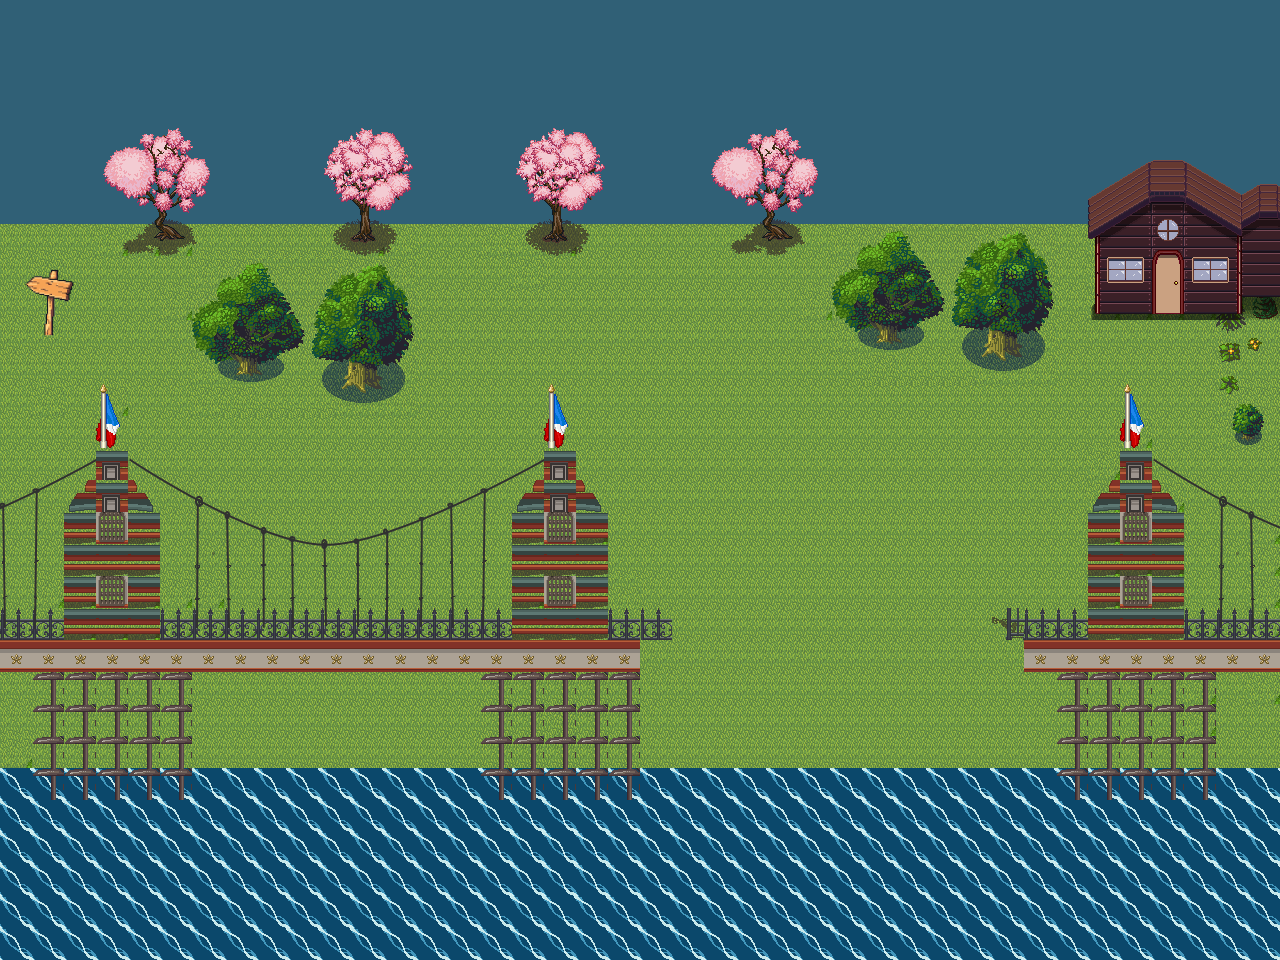

This is a level from a 2D game, rendered from its Tiled map with the project's own tilesets. A one-line summary and the map file follow, with tile-layer data summarised:
An orthogonal 40x30 tile map with 32x32 px tiles, 7 tile layers (Grass, sea, Pink Trees, Sign, ...), 2 hidden layers not drawn, 10 tilesets.

<map version="1.10" tiledversion="1.11.2" orientation="orthogonal" renderorder="right-down" width="40" height="30" tilewidth="32" tileheight="32" infinite="0" nextlayerid="17" nextobjectid="1">
 <tileset firstgid="1" source="Ocean_SpriteSheet.tsx" />
 <tileset firstgid="17" source="House.tsx" />
 <tileset firstgid="47" source="grass.tsx" />
 <tileset firstgid="117" source="PathAndObjects.tsx" />
 <tileset firstgid="373" source="trees-and-bushes.tsx" />
 <tileset firstgid="418" source="signposts.tsx" />
 <tileset firstgid="427" source="palace.tsx" />
 <tileset firstgid="683" source="build_atlas.tsx" />
 <tileset firstgid="1707" source="obj_misk_atlas.tsx" />
 <tileset firstgid="2731" source="chains1.tsx" />
 <layer id="3" name="Grass" width="40" height="30">
  <properties>
   <property name="portal2" value="" />
  </properties>
  <data>[1200 cells, 1200 non-empty, 46 distinct tile ids]</data>
 </layer>
 <layer id="1" name="sea" width="40" height="30">
  <data>[1200 cells, 240 non-empty, 1 distinct tile ids]</data>
 </layer>
 <layer id="13" name="Pink Trees" width="40" height="30">
  <data>[1200 cells, 56 non-empty, 28 distinct tile ids]</data>
 </layer>
 <layer id="7" name="Sign" width="40" height="30">
  <properties>
   <property name="portal" value="" />
  </properties>
  <data>[1200 cells, 9 non-empty, 9 distinct tile ids]</data>
 </layer>
 <layer id="12" name="pier-repaired" width="40" height="30" visible="0">
  <data>[1200 cells, 101 non-empty, 68 distinct tile ids]</data>
 </layer>
 <layer id="16" name="pier" width="40" height="30">
  <data>[1200 cells, 163 non-empty, 12 distinct tile ids]</data>
 </layer>
 <layer id="14" name="Chain" width="40" height="30">
  <data>[1200 cells, 129 non-empty, 87 distinct tile ids]</data>
 </layer>
 <layer id="15" name="EventsMap" width="40" height="30" visible="0">
  <data>[1200 cells, 0 non-empty, 0 distinct tile ids]</data>
 </layer>
 <layer id="2" name="House" width="40" height="30">
  <data>[1200 cells, 30 non-empty, 30 distinct tile ids]</data>
 </layer>
</map>
